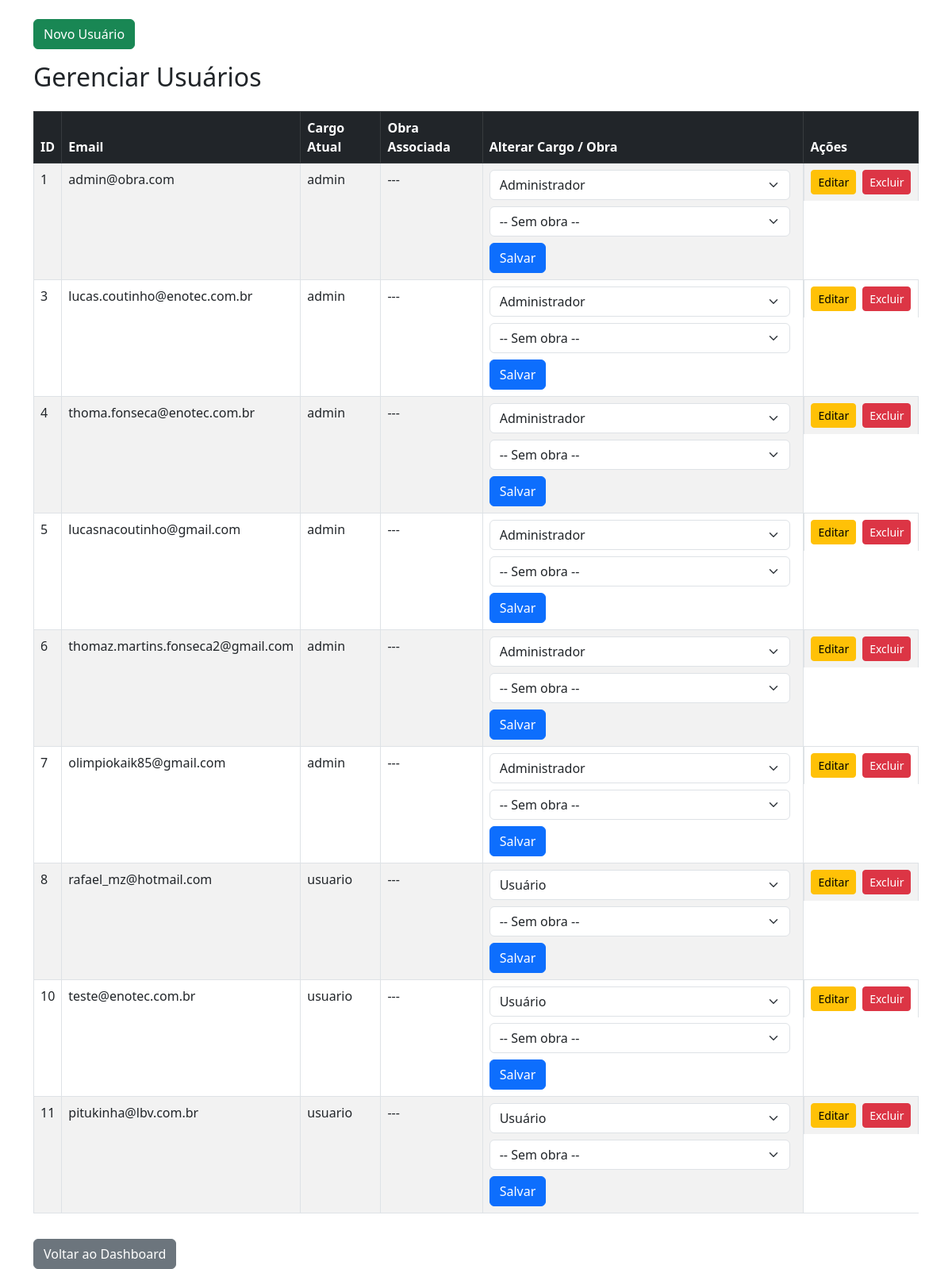
The page /gerenciar-usuarios (signed in) on the database as committed earlier.
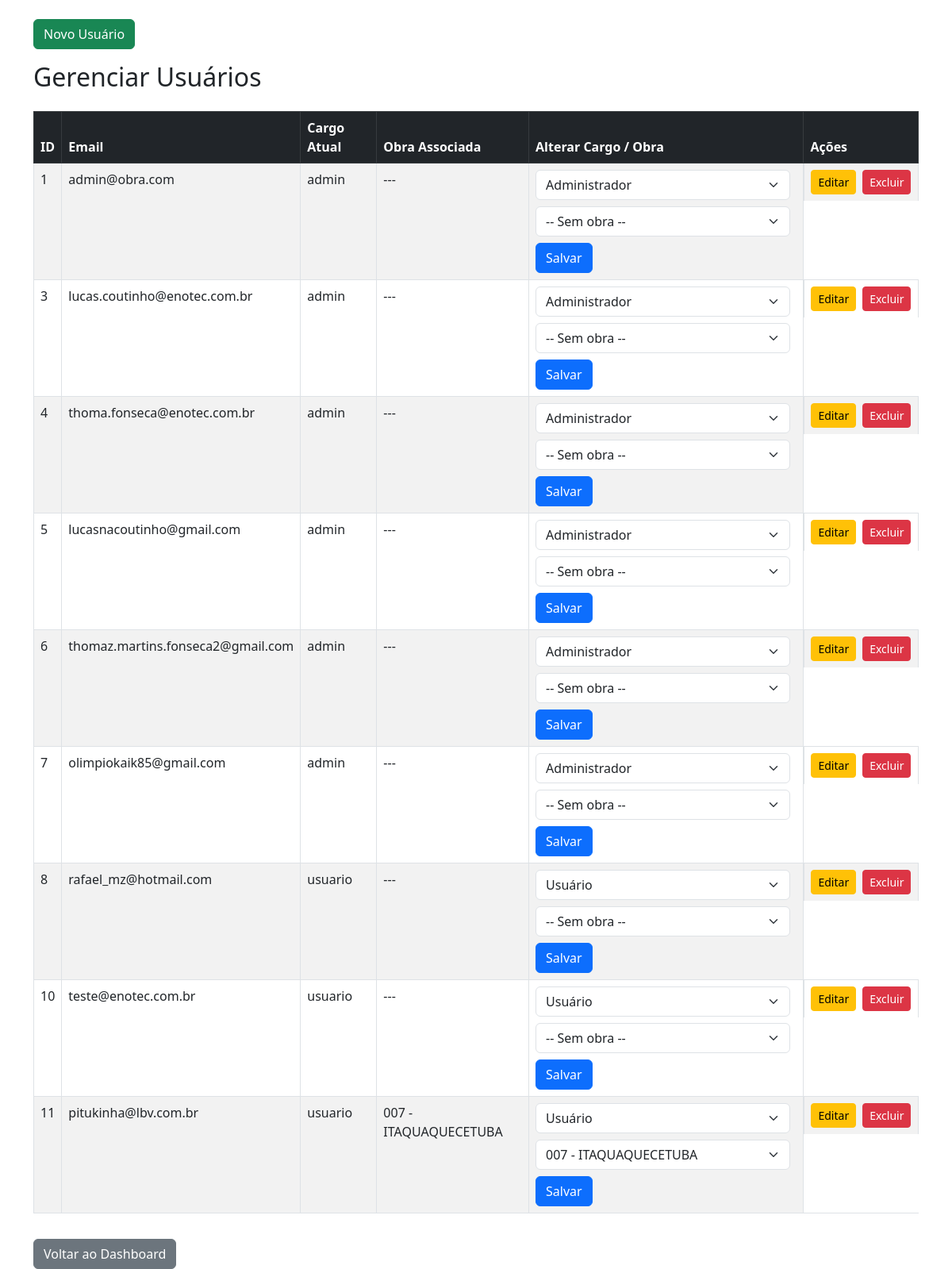
The same page on the database as committed later.
### models.py (models this page shows)
class User(db.Model):
    id = db.Column(db.Integer, primary_key=True)
    email = db.Column(db.String(120), unique=True, nullable=False)
    password = db.Column(db.String(120), nullable=False)
    cargo = db.Column(db.String(50), default="usuario")
    obra_id = db.Column(db.Integer, db.ForeignKey('obra.id'))
    obra = db.relationship('Obra', backref='usuarios')

class Obra(db.Model):
    id = db.Column(db.Integer, primary_key=True)
    nome = db.Column(db.String(100), nullable=False)
    descricao = db.Column(db.Text)
    endereco = db.Column(db.String(255))
    responsavel = db.Column(db.String(100))
    data_inicio = db.Column(db.Date)
    data_fim = db.Column(db.Date)
    criado_em = db.Column(db.DateTime, default=datetime.utcnow)

### app.py (the view, shortened to what this page needs)
@app.route("/gerenciar-usuarios", methods=["GET", "POST"])
def gerenciar_usuarios():
    if "usuario" not in session:
        return redirect("/login")
    user = User.query.filter_by(email=session["usuario"]).first()
    if user.cargo != "admin":
        return "Acesso negado", 403
    usuarios = User.query.all()
    obras = Obra.query.all()  # <- NOVO
    return render_template("gerenciar_usuarios.html", usuarios=usuarios, obras=obras)  # <- NOVO

### templates/gerenciar_usuarios.html (shortened to what this page needs)
<!DOCTYPE html>
<html lang="pt-br">
<head>
  <link rel="stylesheet" href="https://cdn.jsdelivr.net/npm/bootstrap@5.3.0/dist/css/bootstrap.min.css" />
</head>
<body>
  <div class="container mt-4">
    <button class="btn btn-success mb-3" data-bs-toggle="modal" data-bs-target="#modalNovoUsuario">
      Novo Usuário
    </button>
    <h2 class="mb-4">Gerenciar Usuários</h2>
    <div class="table-responsive">
      <table class="table table-striped table-bordered">
        <thead class="table-dark">
          <tr>
            <th>ID</th>
            <th>Email</th>
            <th>Cargo Atual</th>
            <th>Obra Associada</th>
            <th>Alterar Cargo / Obra</th>
            <th>Ações</th>
          </tr>
        </thead>
        <tbody>
          {% for u in usuarios %}
          <tr>
            <td>{{ u.id }}</td>
            <td>{{ u.email }}</td>
            <td>{{ u.cargo }}</td>
            <td>{{ u.obra.nome if u.obra else '---' }}</td>
            <td>
              <form method="POST" action="{{ url_for('gerenciar_usuarios') }}" class="d-flex flex-wrap gap-2">
                <select name="novo_cargo" class="form-select me-2">
                  <option value="usuario" {% if u.cargo == 'usuario' %}selected{% endif %}>Usuário</option>
                  <option value="admin" {% if u.cargo == 'admin' %}selected{% endif %}>Administrador</option>
                </select>
                <select name="obra_id" class="form-select me-2">
                  <option value="">-- Sem obra --</option>
                  {% for obra in obras %}
                    <option value="{{ obra.id }}" {% if u.obra_id == obra.id %}selected{% endif %}>{{ obra.nome }}</option>
                  {% endfor %}
                </select>
                <button type="submit" class="btn btn-primary">Salvar</button>
              </form>
            </td>
            <td class="d-flex gap-2">
  <a href="{{ url_for('editar_usuario', user_id=u.id) }}" class="btn btn-warning btn-sm">
    Editar
  </a>
  <form method="POST" action="{{ url_for('excluir_usuario', user_id=u.id) }}" onsubmit="return confirm('Tem certeza que deseja excluir?');">
    <button type="submit" class="btn btn-danger btn-sm">Excluir</button>
  </form>
</td>
          </tr>
          {% endfor %}
        </tbody>
      </table>
    </div>
    <a href="{{ url_for('dashboard') }}" class="btn btn-secondary mt-3">Voltar ao Dashboard</a>
  </div>
</body>
</html>

Rows that differ between the two databases and show on the page:
changed User "pitukinha@lbv.com.br": obra "---" → "007 - ITAQUAQUECETUBA"; obra_id "-- Sem obra --" → "007 - ITAQUAQUECETUBA"
